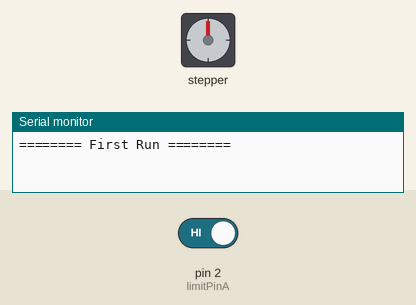
A sketch run on a simulated Arduino Uno, built with avr-gcc and run on an emulated ATmega328P. On the bench: stepper motor, the last lines printed to the serial monitor. The inputs (shaded band) are chosen by the test bench; at power-on: pin 2 (limitPinA) HIGH. Stepper angles assume 200 steps per turn.

Above: at 0.1 s.
At 3.8 s:
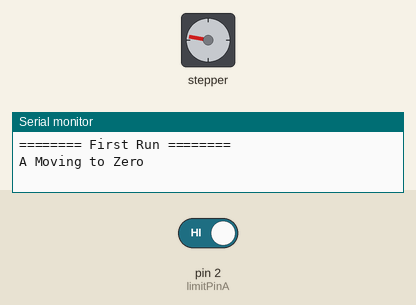
3.9 s: pin 2 (limitPinA) driven LOW
At 5.7 s:
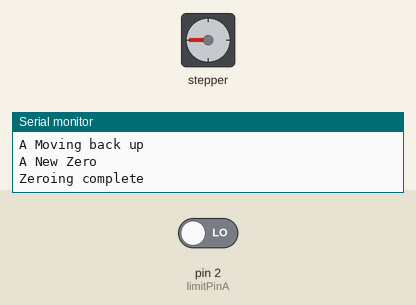
Timing chart, 0 to 7.2 s (numbered marks = the images above; inputs shaded):
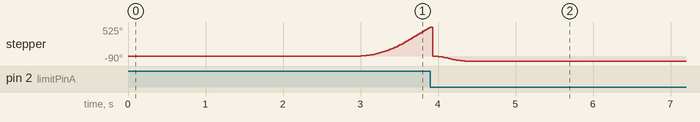

The sketch:

NUI_015_microstepDriver_003_limit_switch.ino
```cpp
#include <AccelStepper.h>

// Setup Motor
const int motorSpeed = 1000;
const int zeroSpeed = 500;
const int zeroAcceleration = 800;
const int motorAcceleration = 2000;

volatile AccelStepper stepperA(1, 6, 7); // (1 = stepper driver, 2 = pin# for step, 3 = pin# for direction)


volatile bool aDown = false; // Stepper 1
volatile bool aMoving = false;

int zeroing = false;
volatile int aZero = false;

const int aZeroOffset = -50;
const int aBottom = -1500;

// Setup Limit Switches
const int limitPinA = 2;
volatile int limitStateA = LOW;

bool firstRun = true;


void setup()
{

  Serial.begin(9600);

  pinMode(limitPinA, INPUT);

  // Setup motor speed and acceleration
  stepperA.setMaxSpeed(zeroSpeed);
  stepperA.setAcceleration(zeroAcceleration);

}

void loop()
{
  // Check limit switches
  limitStateA = digitalRead(limitPinA);

 // Serial.println(limitStateA);

  if (firstRun == true)
  {
    Serial.println("======== First Run ========");
    zeroing = true;
    firstRun = false;
    delay(3000);// Warm up
    return;
  }
  else if ( zeroing == true ) {

    if ( limitStateA == LOW && aZero == false )
    {
      aZero = true;
      aMoving = false;
      stepperA.setCurrentPosition(0);
    }
    zeroMotors();
  }

  stepperA.run();

 }


 void zeroMotors() {


  if (limitStateA == LOW && aZero == false && aMoving == false)
      {
        Serial.println("Motor 1 Crashed");
        aZero = true;
        aMoving = false;
        stepperA.setCurrentPosition(0);
      }
      else if (aZero == false && aMoving == false) {
        Serial.println("A Moving to Zero");
        aMoving = true;
        stepperA.moveTo(10000);
      }
      else if (aZero == true && aMoving == false ) {
        Serial.println("A Moving back up");
        aMoving = true;
        stepperA.setSpeed(motorSpeed);
        stepperA.moveTo(aZeroOffset);
        stepperA.run();
        return;
      }
      else if (aZero == true && stepperA.distanceToGo() == 0) {
        Serial.println("A New Zero");
        aMoving = false;
        stepperA.setCurrentPosition(0);
        aZero = true;
        Serial.println("Zeroing complete");
        zeroing = false;
        return;
      }

 }
```
